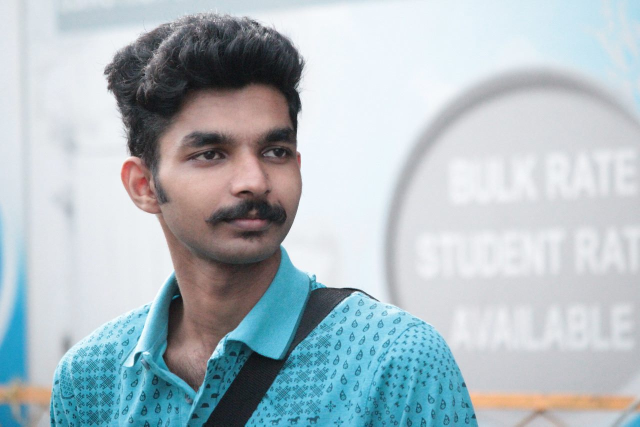
#> input picture my_photo.jpg, 1280 x 853 px (shown at 1/2 size)
$ python face_detection.py
#> lines starting #> are read from the running program, lines starting #| are printed output that depends on the picture; after the words box and inside, x2 and y2 are one past the last pixel; in counts of white or black regions, pixels touching at a corner belong together
import cv2
face_cascade=cv2.CascadeClassifier("haarcascade_frontalface_default.xml")
img=cv2.imread("my_photo.jpg")
#> img is the input picture: shape (853, 1280, 3); mean B, G, R 195.3, 188.8, 175.5
gray_img=cv2.cvtColor(img,cv2.COLOR_BGR2GRAY)
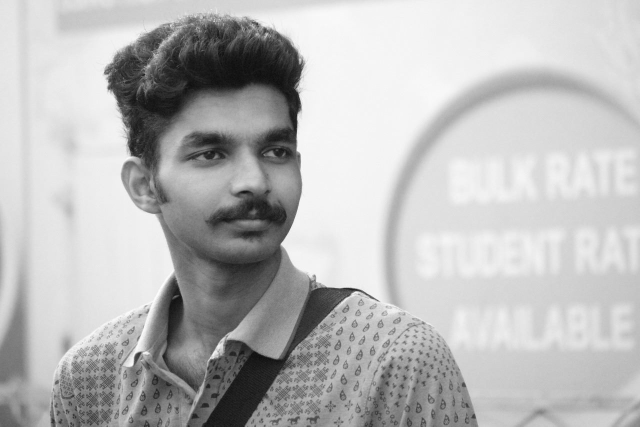
#> gray_img: shape (853, 1280) (shown at 1/2 size); min 6, max 254, mean 185.6

faces=face_cascade.detectMultiScale(gray_img,
                            scaleFactor=1.2,
                            minNeighbors=5)
#> faces = [[302, 157, 373, 373]]

for x,y,w,h in faces:
    img=cv2.rectangle(img,(x,y),(x+w,y+h),(0,255,0),2)
#> this loop made 1 pass
#> pass 1, `img=cv2.rectangle(img,(x,y),(x+w,y+h),(0,255,0),2)`:
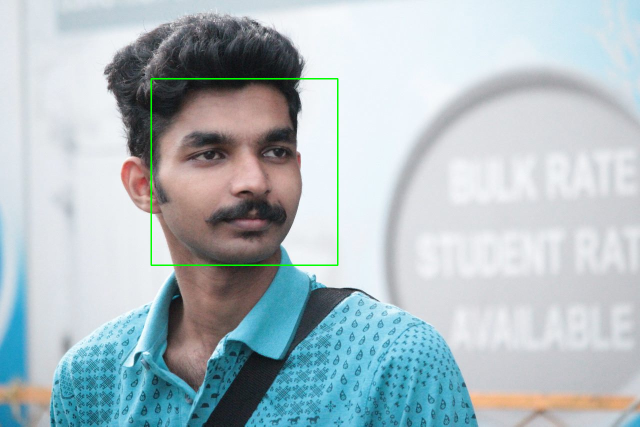
#> img: shape (853, 1280, 3) (shown at 1/2 size); 0.41% of pixels changed, all inside (x1, y1, x2, y2) = (301, 156, 677, 532)

resized_img=cv2.resize(img,(img.shape[0]//2,img.shape[1]//2))
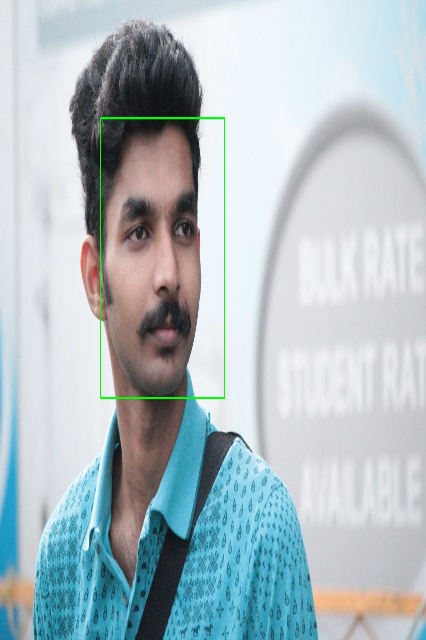
#> resized_img: shape (640, 426, 3); mean B, G, R 194.6, 189.2, 174.8

cv2.imshow("Face_Detection",img)
cv2.waitKey(0)
cv2.destroyAllWindows()
